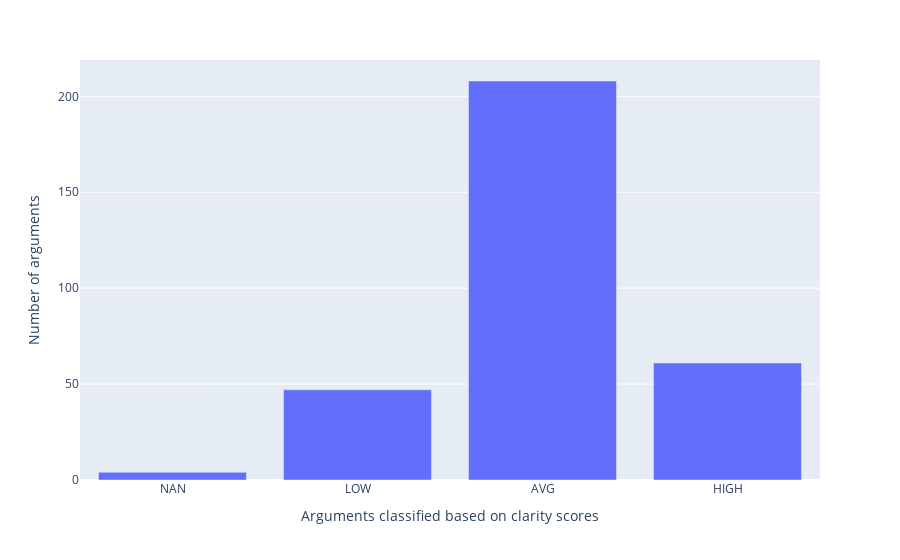

Notebook code cell kept with this figure:
### Code cell
df = {"Arguments classified based on clarity scores" :["NAN", "LOW", "AVG", "HIGH"],"Number of arguments": [no_of_non_args,no_of_low_args,no_of_avg_args,no_of_high_args]}
d = pd.DataFrame(df)

fig = px.bar(df,x ="Arguments classified based on clarity scores", y="Number of arguments")
fig.show()

### Figure 1 — Plotly figure (JSON) as saved in the notebook; plotly's stock layout.template omitted (floating-point values rounded to 4 significant figures)
{"data": [{"alignmentgroup": "True", "hovertemplate": "Arguments classified based on clarity scores=%{x}<br>Number of arguments=%{y}<extra></extra>", "legendgroup": "", "marker": {"color": "#636efa", "pattern": {"shape": ""}}, "name": "", "offsetgroup": "", "orientation": "v", "showlegend": false, "textposition": "auto", "type": "bar", "x": ["NAN", "LOW", "AVG", "HIGH"], "xaxis": "x", "y": [4, 47, 208, 61], "yaxis": "y"}], "layout": {"barmode": "relative", "legend": {"tracegroupgap": 0}, "margin": {"t": 60}, "xaxis": {"anchor": "y", "domain": [0, 1], "title": {"text": "Arguments classified based on clarity scores"}}, "yaxis": {"anchor": "x", "domain": [0, 1], "title": {"text": "Number of arguments"}}}}
